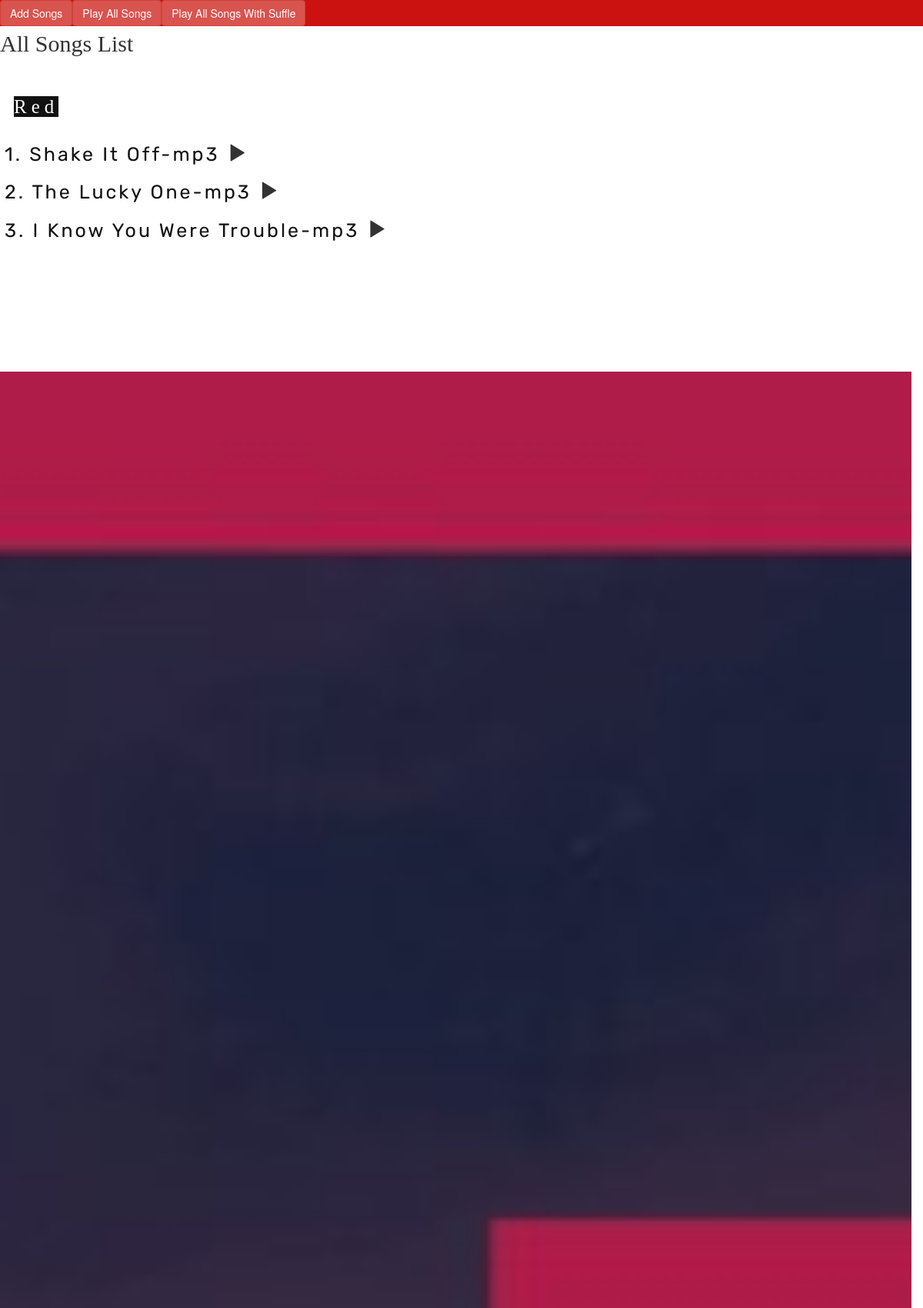
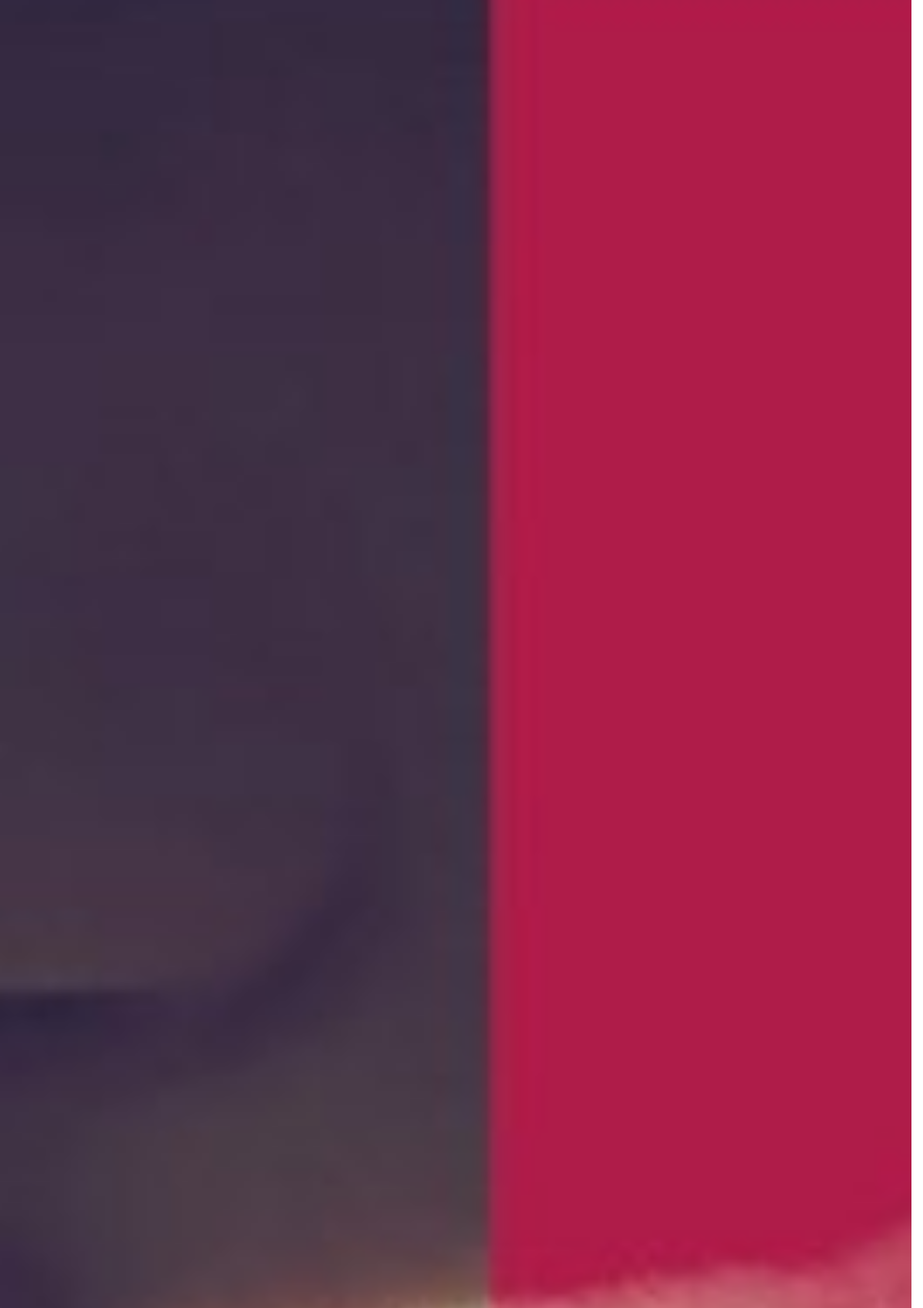
/music/allsongs (upper part), run on the app's committed database (2 pictures, top to bottom).
### music/models.py (models this page shows, shortened)
class Album(models.Model):
    artist = models.CharField(max_length=250)
    album_title = models.CharField(max_length=500)
    genre = models.CharField(max_length=100)
    album_logo = models.FileField()

class Song(models.Model):
    album = models.ForeignKey(Album, on_delete=models.CASCADE, related_name="album" )
    file_type = models.CharField(max_length=10)
    song_title = models.CharField(max_length=100)
    song_file = models.FileField()

### music/views.py (the view)
def allSongs(request):
    songs_list = []
    newlist2=[]
    album = Album.objects.all()
    for song in album:
          new_song=Song.objects.filter(album=song)
          for song2 in new_song:
               songs_list.append({'song_title':song2.song_title,'file_type':song2.file_type,'id':song2.pk,'url':song2.song_file.url})
          newlist2.append({'album_title':song.album_title,'album_logo_url':song.album_logo.url,'album_songs':songs_list})
          songs_list = []
    context = {'album':newlist2}
    return render(request, 'music/allSongs.html', context)

### music/templates/music/allSongs.html (shortened to what this page needs)
{% load staticfiles %}
    <link rel="stylesheet" href="https://maxcdn.bootstrapcdn.com/bootstrap/3.3.7/css/bootstrap.min.css">
    <link rel="stylesheet" type="text/css" href="{% static 'music/style.css' %}/">
<div class="whole" ng-app="myApp">
<div class="whole"  ng-controller="faqCtrl">
<div id="indexPage" style="opacity: 1;">
<div style="height: 82%;overflow-y: scroll;">
    <div class="container" style="background-color: #cc1111;width: 100%;position: fixed;z-index: 7">
      <div class="row" style="display: inline-flex;">
          <div class="" style=""><button class="btn btn-danger" id="songButton" ng-click="getalbums2()">Add Songs</button></div>
          <div class=""><button class="btn btn-danger" ng-click="playsongs()">Play All Songs</button></div>
          <div class=""><button class="btn btn-danger" ng-click="playall()">Play All Songs With Suffle</button></div>
      </div>
    </div>
    <br>
      <h2 style="font-family: cursive;">All Songs List</h2>
      <div class="row" style="width: 100%;">
          {% for album in album %}
              <div class="col-sm-12" style="z-index:5;height: 400px;background-color: white;overflow-y: scroll; ">
              {% with forloop.counter as myVar %}
                  <br>
                  <div style="padding: 18px;font-size: 25px;letter-spacing: 6px;"><span style="font-family:cursive;left: 10%;background-color: #111;color: #fff;">{{ album.album_title }}</span></div>
              {% for song in album.album_songs %}
                 <div style="padding: 6px;font-size: 25px;letter-spacing: 3px;" id="{{ song.id }}">
                     <span style="font-family: 'Rubik', cursive;left: 10%;color: #111;">{{ forloop.counter }}. {{ song.song_title }}-{{ song.file_type }}</span>
                     <span onclick="audioPlay({{ song.id }})"><i style="cursor: pointer;" class= "glyphicon glyphicon-play" onclick='giveUrl("{{ song.url }}")' ></i></span>
                 </div>
              {% endfor %}
              {% endwith %}
              </div>
              <br><br>
              <div style="max-width: 100%; position: relative;opacity: 1;background-attachment: fixed;background-position: center;background-repeat: no-repeat;background-size: cover;background-image: url('../{{album.album_logo_url}}');min-height: 100%;"></div>
          {% endfor %}
      </div>
</div>
</div>
</div>
</div>

### data on the page
Album: album_title "Red"
Song: song_title "Shake It Off", file_type "mp3"
Song: song_title "The Lucky One", file_type "mp3"
Song: song_title "I Know You Were Trouble", file_type "mp3"
